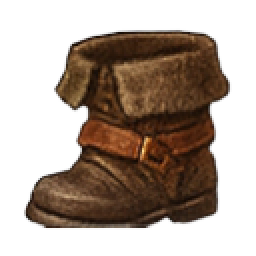
#> input picture data/assets/boots/boots_1.png, 128 x 128 px (shown 2 times larger); its folder holds 3 pictures in this run
$ python -i gen.py   (imports and definitions only)
#> lines starting #> are read from the running program, lines starting #| are printed output that depends on the picture
"""Training-data generator for the Task 2 image parser.

Builds synthetic grid cells the same way grid_universe's renderer composes them:
  background (floor, or wall) -> 'other' entities (full size) -> main entity -> up to 4 corner icons.
Every cell is made from the PUBLIC asset variants in ../data/assets, with random colour/brightness
changes so the classifier learns "what a boots/key/wall IS", not "what boots_1.png looks like".
"""
import glob
import os
import random

import numpy as np
from PIL import Image, ImageEnhance

HERE = os.path.dirname(os.path.abspath(__file__))
ASSET_ROOT = os.path.join(HERE, "..", "data", "assets")
F = 16          # classifier input: each cell is shrunk to F x F pixels
HIDDEN = 96     # hidden units of the classifier

# (name, render priority (lower = drawn on top), is corner icon, is background)
CLASSES = [
    ("boots", 4, True, False), ("box", 2, False, False), ("coin", 4, True, False),
    ("exit", 9, False, False), ("gem", 4, True, False), ("ghost", 4, True, False),
    ("human", 0, False, False), ("key", 4, True, False), ("lava", 7, False, False),
    ("locked", 6, False, False), ("opened", 6, False, False), ("shield", 4, True, False),
    ("wall", 9, False, True),
]
NAMES = [c[0] for c in CLASSES]
NAMES14 = NAMES + ["floor"]
INFO = {c[0]: c for c in CLASSES}
SUBICON = 0.4


def load_assets(root=ASSET_ROOT):
    """name -> list of (variant id, RGBA image), including 'floor'."""
#> called with root = 'task2_working/../data/assets'
    out = {}
    for name in NAMES + ["floor"]:
        files = sorted(glob.glob(os.path.join(root, name, "*.png")),
                       key=lambda f: int(os.path.basename(f).split("_")[-1][:-4]))
        out[name] = [(int(os.path.basename(f).split("_")[-1][:-4]), Image.open(f).convert("RGBA"))
                     for f in files]
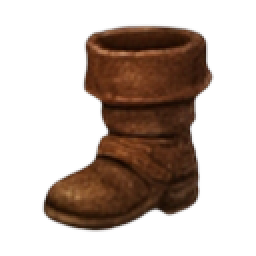
#> input picture data/assets/boots/boots_10.png, 128 x 128 px (shown 2 times larger)
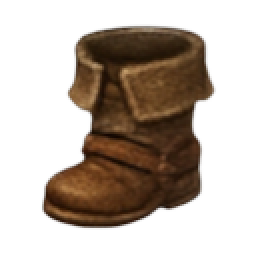
#> input picture data/assets/boots/boots_11.png, 128 x 128 px (shown 2 times larger)
    return out


# [74 lines left out: functions jitter, compose_cell, random_stack, main_label, not called in this run]


def to_feature(img, f=F):
    return np.asarray(img.convert("RGB").resize((f, f), Image.BOX), dtype=np.float32) / 255.0


# [27 lines left out: functions make_dataset, split_variants, not called in this run]

>>> result = load_assets()
#> result = 14 items
